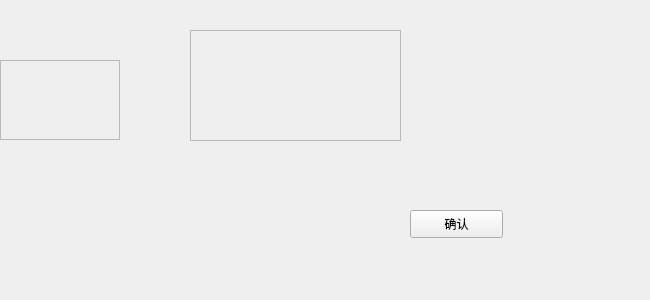
<?xml version="1.0" encoding="UTF-8"?>
<ui version="4.0">
 <class>AboutUs</class>
 <widget class="QWidget" name="AboutUs">
  <property name="geometry">
   <rect>
    <x>0</x>
    <y>0</y>
    <width>650</width>
    <height>300</height>
   </rect>
  </property>
  <property name="windowTitle">
   <string>Form</string>
  </property>
  <widget class="QFrame" name="frame">
   <property name="geometry">
    <rect>
     <x>190</x>
     <y>30</y>
     <width>211</width>
     <height>111</height>
    </rect>
   </property>
   <property name="styleSheet">
    <string notr="true">border-image: url(:/imge/icon/png/FastIcon.png);</string>
   </property>
   <property name="frameShape">
    <enum>QFrame::StyledPanel</enum>
   </property>
   <property name="frameShadow">
    <enum>QFrame::Raised</enum>
   </property>
  </widget>
  <widget class="QFrame" name="frame_2">
   <property name="geometry">
    <rect>
     <x>0</x>
     <y>60</y>
     <width>120</width>
     <height>80</height>
    </rect>
   </property>
   <property name="frameShape">
    <enum>QFrame::StyledPanel</enum>
   </property>
   <property name="frameShadow">
    <enum>QFrame::Raised</enum>
   </property>
  </widget>
  <widget class="QPushButton" name="pushButton">
   <property name="geometry">
    <rect>
     <x>410</x>
     <y>210</y>
     <width>93</width>
     <height>28</height>
    </rect>
   </property>
   <property name="text">
    <string>确认</string>
   </property>
  </widget>
 </widget>
 <resources/>
 <connections/>
</ui>
